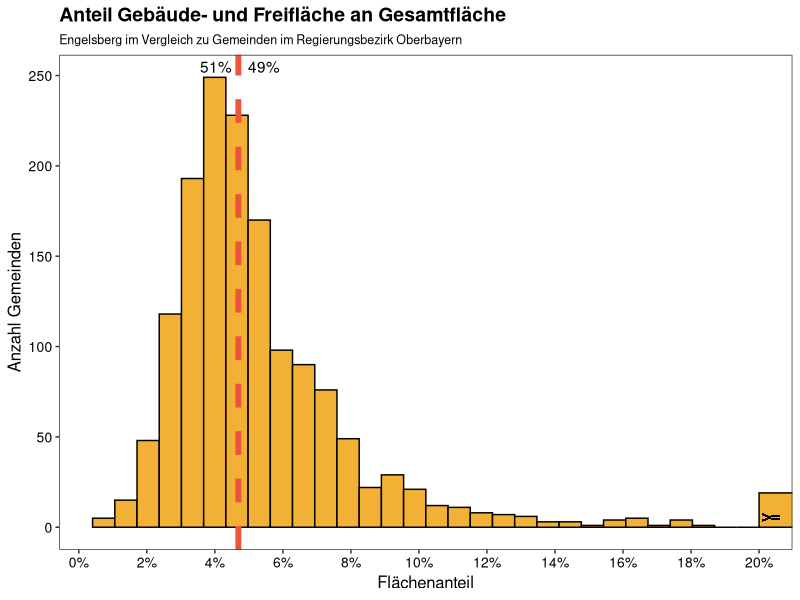
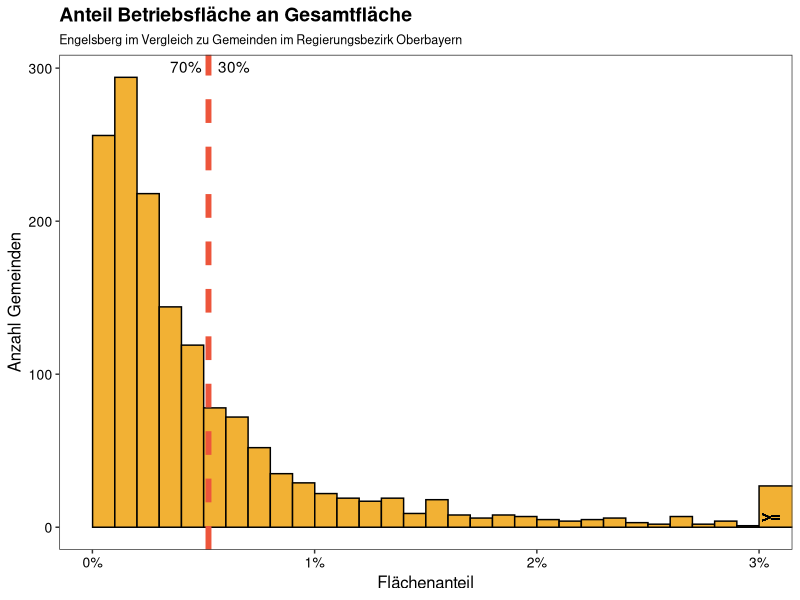
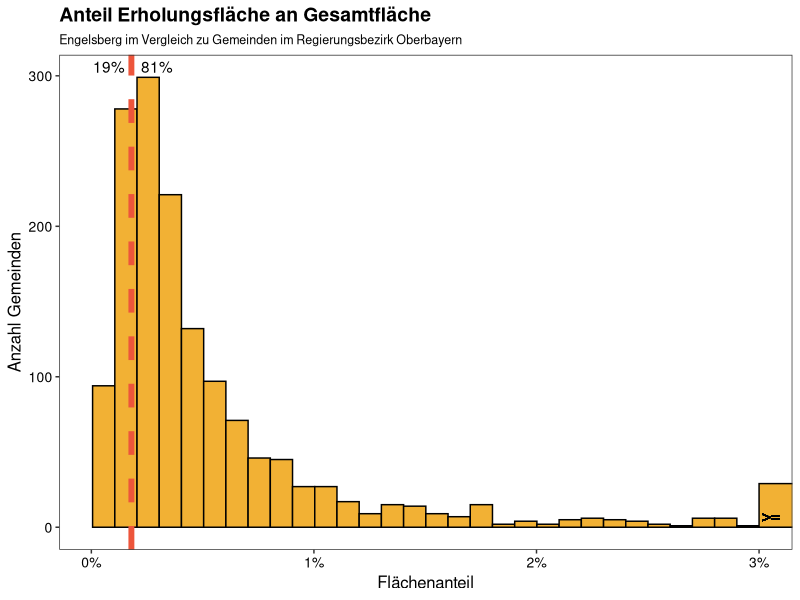
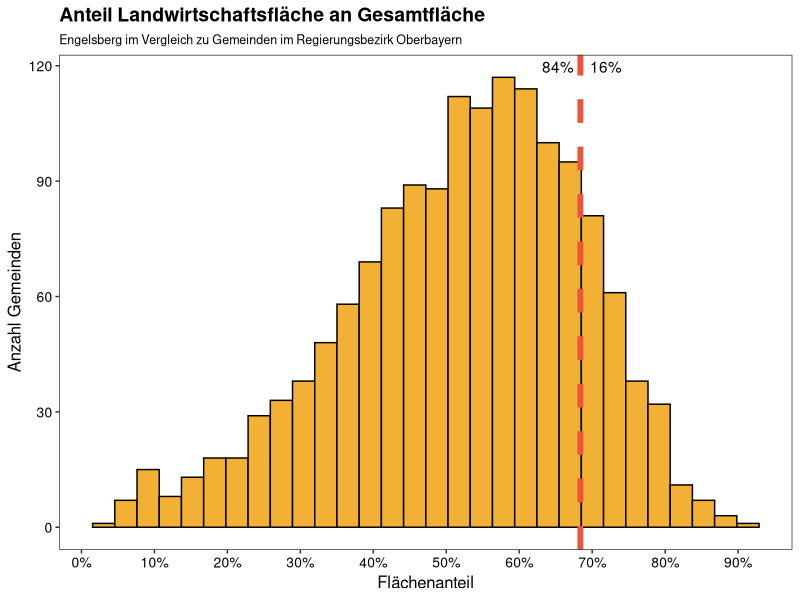
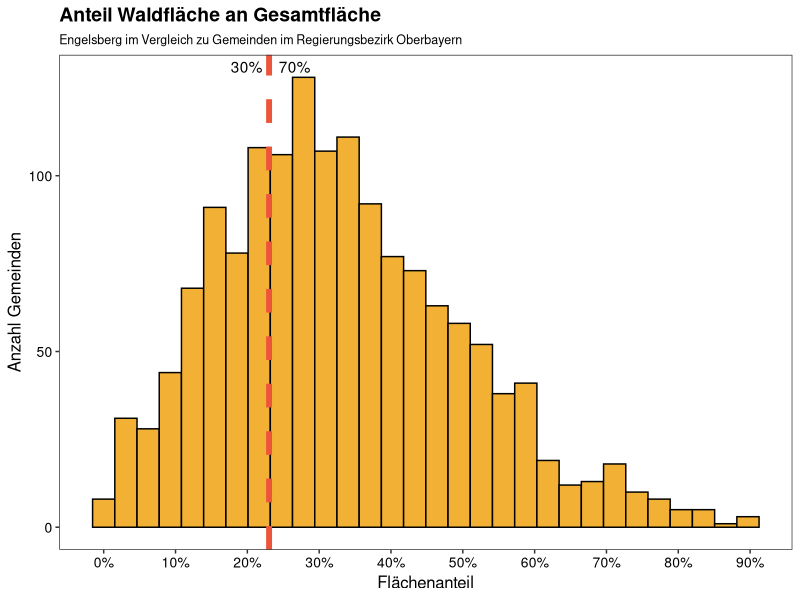
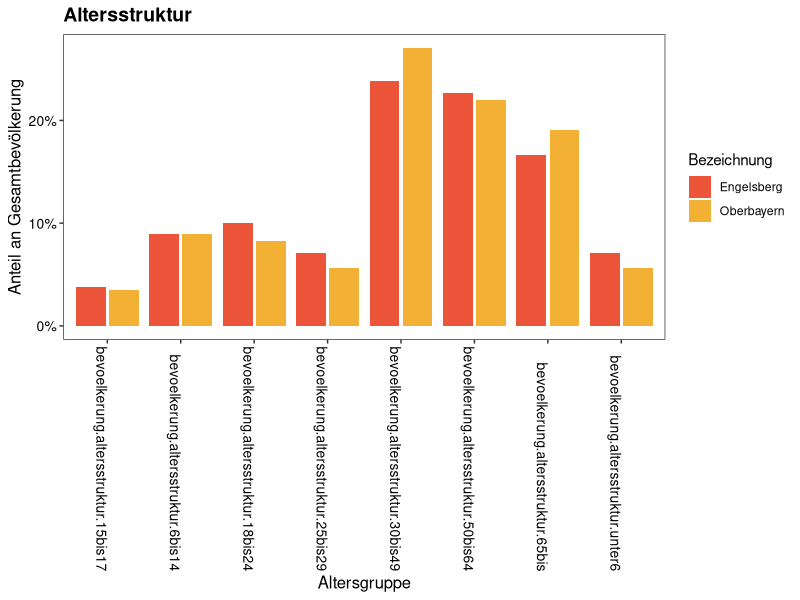
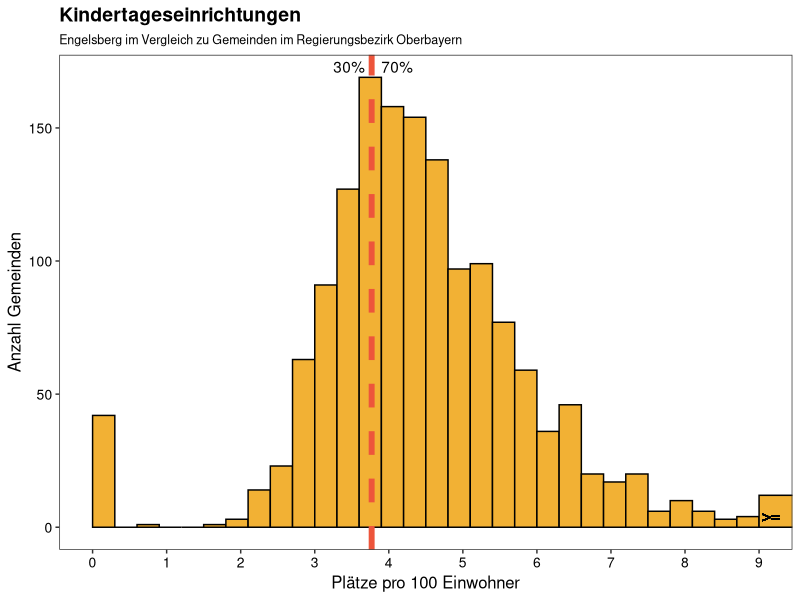
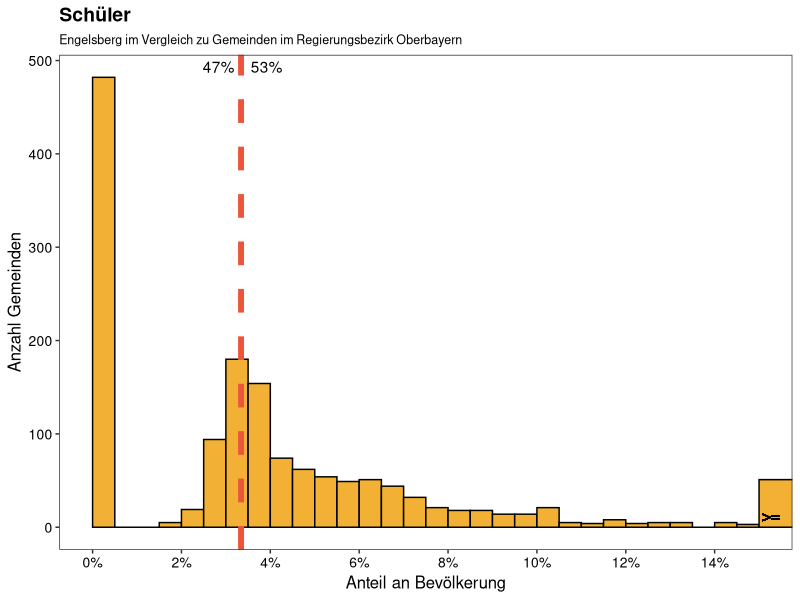

Here is the R script that generated these plots, in order:
### THIS IS FOR POPULATION FILTERED ANALYSIS

# Libraries ---------------------------------------------------------------
library(dplyr)
library(tidyr)
library(ggplot2)

# Load and clean data -----------------------------------------------------
raw_data = read.csv('GDH2016_Daten_xlsx.csv', sep=';', stringsAsFactors = F)
colnames(raw_data)[2:4] = c('Regional.Schluessel', 'Gemeinde.Schluessel.Nr', 'Vgem.Schluessel')
data = raw_data[!is.na(raw_data$Gemeinde.Schluessel.Nr) & raw_data$Bezeichnung != "Gemeindefreie Gebiete", ]

rm(raw_data)

# Convert non-alphanumeric values to NA
data[data == '•'] = NA

# Load column names and insert them into data. Filter. Numerize -----------
headers = read.csv('spaltennr_labels.csv', sep=',', header = F, stringsAsFactors = F)
COLLABELS = as.list(headers[2, ])
names(COLLABELS) = as.character(headers[2, ])
colnames(data)[startsWith(colnames(data), 'Spalte')] <- COLLABELS

# Filter variables
vars = headers[3, ] %>% as.numeric() %>% as.logical()
vars = COLLABELS[vars] %>% as.character()
data = data %>%
  select(c("Laufende.Nummer", "Regional.Schluessel", "Gemeinde.Schluessel.Nr", "Bezeichnung", vars))

# Numerize
for(var in vars) {
  data[, var] <- as.numeric(data[, var])
}

collabels = COLLABELS %>% as.character()


# Add information about regions -------------------------------------------
# Regierungsbezirke
data$Regierungsbezirk = data$Regional.Schluessel %>%
  substr(1, 2) %>%
  sapply(function(schl) {
    switch(schl,
           "91" = "Oberbayern",
           "92" = "Niederbayern",
           "93" = "Oberpfalz",
           "94" = "Oberfranken",
           "95" = "Mittelfranken",
           "96" = "Unterfranken",
           "97" = "Schwaben")
  })

# Landkreise
reg_gemeinden <- read.csv('./reginalschl_gemeinden.csv', sep=';', stringsAsFactors = F)
reg_kreis <- reg_gemeinden %>%
  filter(!is.na(rs_kreis) & is.na(rs_vb)) %>%
  mutate(rs_rb_kreis = paste(rs_rb, rs_kreis, sep='')) %>%
  select(rs_gemeindename, rs_rb_kreis)

get_lk_by_regschl <- function(regschl) {
  reg_kreis %>%
    filter(rs_rb_kreis == substr(regschl, 2, 4)) %>%
    select(rs_gemeindename) %>%
    as.list() %>%
    as.character()
}

data$Landkreis <- data$Regional.Schluessel %>%
  sapply(get_lk_by_regschl)




# SETTINGS ----------------------------------------------------------------
HIGHLIGHT = "Engelsberg"
REGIERUNGSBEZIRK = "Oberbayern"
LANDKREIS = NULL # set to NULL to use REGIERUNGSBEZIRK instead

FILTER_MAXIMUM_POPULATION = 5000

data.filtered = data %>%
  filter(
    if(is.null(LANDKREIS)) {
      Regierungsbezirk == REGIERUNGSBEZIRK
    } else {
      Landkreis == LANDKREIS
    }
  )
plot.subtitle = paste0(HIGHLIGHT, " im Vergleich zu Gemeinden im ", ifelse(is.null(LANDKREIS), paste0("Regierungsbezirk ", REGIERUNGSBEZIRK), paste0("Landkreis ", LANDKREIS)))

data.filtered.pre_maxpop = data.filtered
if(is.numeric(FILTER_MAXIMUM_POPULATION)) {
  data.filtered = data[data$bevoelkerung.insgesamt <= FILTER_MAXIMUM_POPULATION, ]
  dim(data.filtered)
}

COMPARISON.COLOR = "#F2B134"
HIGHLIGHT.COLOR = "#ED553B"

SAVE.PLOTS = T
PLOT.HEIGHT=4.7
if(is.numeric(FILTER_MAXIMUM_POPULATION)) {
  PLOT.FOLDER = paste0('plots_oberbayern_MAXPOP', FILTER_MAXIMUM_POPULATION, '/')
  dir.create(PLOT.FOLDER)
} else {
  PLOT.FOLDER = 'plots_oberbayern/'
}

# Prepare Plots -----------------------------------------------------------
std.plot = function(var.name, plot.title, xlab = var.name, d = data.filtered, lower_break = NULL, upper_break = NULL, binsize = 30, percent = F, x.ticks.n = 8, plot.folder = PLOT.FOLDER) {
  min.val = min(d[, var.name], na.rm = T)
  max.val = max(d[, var.name], na.rm = T)
  breaks = if(is.null(lower_break) & !is.null(upper_break)) {
    c(seq(min.val, upper_break, (upper_break-min.val)/binsize), max.val)
  } else if(!is.null(lower_break) & is.null(upper_break)) {
    c(min.val, seq(lower_break, max.val, (max.val-lower_break)/binsize))
  } else if(!is.null(lower_break) & !is.null(upper_break)) {
    c(min.val, seq(lower_break, upper_break, (upper_break-lower_break)/binsize), max.val)
  } else {
    NULL
  }
  
  highlight.x = d %>%
    filter(Bezeichnung == HIGHLIGHT) %>%
    select_(var.name) %>%
    as.numeric()
  
  x = d %>%
    select_(var.name) %>%
    .[[1]]
  
  upper_break.y = if(!is.null(upper_break)) sum(x >= upper_break) else NULL
  
  print(sum(x < highlight.x, na.rm = T)/length(x))
  
  percent.lower = scales::percent(sum(x < highlight.x, na.rm = T)/length(x), accuracy = 1)
  percent.greater = scales::percent(sum(x > highlight.x, na.rm = T)/length(x), accuracy = 1)
  
  plt = d %>%
    ggplot(aes_string(x = var.name)) +
    geom_histogram(breaks = breaks, color='black', fill = COMPARISON.COLOR) +
    { if(is.null(lower_break) & !is.null(upper_break)) coord_cartesian(xlim = c(min.val, upper_break)) } +
    { if(!is.null(lower_break) & is.null(upper_break)) coord_cartesian(xlim = c(lower_break, max.val)) } +
    { if(!is.null(lower_break) & !is.null(upper_break)) coord_cartesian(xlim = c(lower_break, upper_break)) } +
    { if(!is.null(upper_break)) geom_text(x = upper_break, y = 0, hjust = -.15, vjust = -.5, size = 4, label = '>=') } + # paste0('>= ', if(!percent) upper_break else scales::percent(upper_break))
    { if(!is.null(lower_break)) geom_text(x = lower_break, y = 0, hjust = 1.1, vjust = -.5, size = 4, label = '<=') } +
    # geom_text(x = highlight.x, y = 0, vjust = -37, hjust = 1.2, label = percent.lower) +
    # geom_text(x = highlight.x, y = 0, vjust = -37, hjust = -.3, label = percent.greater) +
    annotate("text", x = highlight.x, y = Inf, vjust = 1.5, hjust = 1.2, label = percent.lower) + # vjust = -43.4
    annotate("text", x = highlight.x, y = Inf, vjust = 1.5, hjust = -.3, label = percent.greater) +
    # geom_segment(x = highlight.x, y = 0, xend = highlight.x-1, yend = 0, arrow = arrow(length = unit(0.5, "cm"))) +
    geom_vline(xintercept = highlight.x, linetype = 'dashed', col=HIGHLIGHT.COLOR, size = 2) +
    ggtitle(plot.title, plot.subtitle) +
    scale_x_continuous(breaks = unique(sort(c(pretty(if(is.null(upper_break)) x else x[x <= upper_break], n = x.ticks.n), round(highlight.x)))), labels = if(percent == T) scales::percent(accuracy = 1, unique(c(pretty(if(is.null(upper_break)) x else x[x <= upper_break], n = x.ticks.n), round(highlight.x)))) else waiver()) +
    ylab("Anzahl Gemeinden") +
    xlab(xlab) +
    theme_bw() +
    theme(panel.grid.major = element_blank(), panel.grid.minor = element_blank(),
          axis.text = element_text(colour = 'black', size = '10'),
          axis.title = element_text(color = 'black', size = '12'),
          plot.title = element_text(size = 14, face = 'bold'),
          plot.subtitle = element_text(size = 9))
  
  if(SAVE.PLOTS) {
    ggsave(filename = paste0(PLOT.FOLDER, var.name, ".pdf"), plot = plt, device = cairo_pdf, height = PLOT.HEIGHT)
  } else {
    return(plt)
  }
}


# Flächen - Fläche gesamt is in km2, Fläche.davon is in ha
data.flaechen = data.filtered %>%
  mutate(gebfreifl.rel = gebiet.davon.geb.und.freiflaeche*0.01/gebiet.flaeche.gesamt,
         betrfl.rel = gebiet.davon.bietriebsflaeche*0.01/gebiet.flaeche.gesamt,
         erholfl.rel = gebiet.davon.erholung*0.01/gebiet.flaeche.gesamt,
         landwfl.rel = gebiet.davon.landwirtschaft*0.01/gebiet.flaeche.gesamt,
         waldfl.rel = gebiet.davon.wald*0.01/gebiet.flaeche.gesamt)

# Altersstruktur
vars.altersstruktur = collabels[collabels %>% startsWith("bevoelkerung.altersstruktur")]
vars.altersstruktur.rel = sapply(vars.altersstruktur, paste, ".rel", sep='')
for(altersgruppe in vars.altersstruktur) {
  data[, paste0(altersgruppe, ".rel")] = data[, altersgruppe]/rowSums(data[, vars.altersstruktur])
}

bayern.altersstruktur.rel = data %>%
  select(vars.altersstruktur.rel) %>%
  colMeans() %>%
  append(c(Bezeichnung = "Bayern"), .)
oberbayern.altersstruktur.rel = data %>%
  filter(Regierungsbezirk == "Oberbayern") %>%
  select(vars.altersstruktur.rel) %>%
  colMeans() %>%
  append(c(Bezeichnung = "Oberbayern"), .)
traunstein.altersstruktur.rel = data %>%
  filter(Landkreis == "Traunstein") %>%
  select(vars.altersstruktur.rel) %>%
  colMeans() %>%
  append(c(Bezeichnung = "LK Traunstein"), .)

if(is.numeric(FILTER_MAXIMUM_POPULATION)) {
  data.altersstruktur = data[data$bevoelkerung.insgesamt <= FILTER_MAXIMUM_POPULATION, ]
} else {
  data.altersstruktur = data
}
data.altersstruktur = data %>%
  filter(Bezeichnung == "Engelsberg") %>%
  select(c("Bezeichnung", vars.altersstruktur.rel)) %>%
  rbind(bayern.altersstruktur.rel, oberbayern.altersstruktur.rel, traunstein.altersstruktur.rel)

data.altersstruktur[, colnames(data.altersstruktur) != "Bezeichnung"] = data.altersstruktur[, colnames(data.altersstruktur) != "Bezeichnung"] %>%
  sapply(as.numeric)

data.altersstruktur = data.altersstruktur %>%
  gather("Gruppe", "Anteil", -Bezeichnung) %>%
  # filter(Bezeichnung %in% c("Engelsberg", "Bayern")) %>%
  mutate(Gruppe = replace(Gruppe, Gruppe == "bevoelkerung.altersstruktur.unter6.rel", "< 6")) %>%
  mutate(Gruppe = replace(Gruppe, Gruppe == "bevoelkerung.altersstruktur.6bis14.rel", "6-14")) %>%
  mutate(Gruppe = replace(Gruppe, Gruppe == "bevoelkerung.altersstruktur.15bis17.rel", "15-17")) %>%
  mutate(Gruppe = replace(Gruppe, Gruppe == "bevoelkerung.altersstruktur.18bis24.rel", "18-24")) %>%
  mutate(Gruppe = replace(Gruppe, Gruppe == "bevoelkerung.altersstruktur.25bis29.rel", "25-29")) %>%
  mutate(Gruppe = replace(Gruppe, Gruppe == "bevoelkerung.altersstruktur.30bis49.rel", "30-49")) %>%
  mutate(Gruppe = replace(Gruppe, Gruppe == "bevoelkerung.altersstruktur.50bis64.rel", "50-64")) %>%
  mutate(Gruppe = replace(Gruppe, Gruppe == "bevoelkerung.altersstruktur.65bis.rel", "ab 65"))

data.altersstruktur$Gruppe = factor(data.altersstruktur$Gruppe)
data.altersstruktur$Gruppe = factor(data.altersstruktur$Gruppe, levels(data.altersstruktur$Gruppe)[c(1,7,2:6,8)])

# Kinderbetreuungsplätze pro 100 Einwohner
data.kinderbetr = data.filtered %>%
  mutate(bildung.kindertages.plaetze.pro100 = bildung.kindertages.plaetze/bevoelkerung.insgesamt*100)

# Schüler, relativ zu Bevölkerung
data.schueler = data.filtered %>%
  mutate(schueler.insg.rel = (bildung.grundmittelhauptschulen.schueler +
                                bildung.realschulen.schueler +
                                bildung.gymnasien.schueler +
                                bildung.gymnasien.schueler)/bevoelkerung.insgesamt)

# Sozialhilfeempfänger
data.sozhilfe = data.filtered %>%
  mutate_all(funs(replace(., is.na(.), 0))) %>%
  mutate(sozialhilfe_empf.insg.rel = (sozialhilfe_empf.kapitel3 + sozialhilfe_empf.kapitel4 + sozialhilfe_empf.kapitel5bis9) /bevoelkerung.insgesamt)

# Bevölkerungsveränderung: in Prozent hinterlegt
# data$bevoelkerung.veraenderung.vs.1987 = data$bevoelkerung.veraenderung.vs.1987/100
# data$bevoelkerung.veraenderung.vs.2011 = data$bevoelkerung.veraenderung.vs.2011/100

# Anteil Pendler an Beschäftigten am Wohnort: in Prozent hinterlegt
data$erwerb.sozialverspfl_beschaeftigte_am_wohnort.darunter_auspendler.prozent = data$erwerb.sozialverspfl_beschaeftigte_am_wohnort.darunter_auspendler.prozent/100
data$erwerb.sozialverspfl_beschaeftigte_am_arbeitsort.darunter_einpendler.prozent = data$erwerb.sozialverspfl_beschaeftigte_am_arbeitsort.darunter_einpendler.prozent/100




# Plots: Compare with Oberbayern ------------------------------------------
# Flächen
std.plot(d = data.flaechen, "gebfreifl.rel", plot.title = "Anteil Gebäude- und Freifläche an Gesamtfläche", xlab = "Flächenanteil",  percent = T, upper_break = 0.2)
std.plot(d = data.flaechen, "betrfl.rel", plot.title = "Anteil Betriebsfläche an Gesamtfläche", xlab = "Flächenanteil",  percent = T, upper_break = 0.03, x.ticks.n = 4)
std.plot(d = data.flaechen, "erholfl.rel", plot.title = "Anteil Erholungsfläche an Gesamtfläche", xlab = "Flächenanteil",  percent = T, upper_break = 0.03, x.ticks.n = 4)
std.plot(d = data.flaechen, "landwfl.rel", plot.title = "Anteil Landwirtschaftsfläche an Gesamtfläche", xlab = "Flächenanteil",  percent = T)
std.plot(d = data.flaechen, "waldfl.rel", plot.title = "Anteil Waldfläche an Gesamtfläche", xlab = "Flächenanteil",  percent = T)

# Altersstruktur
# altersstruktur.plt = data.altersstruktur %>%
#   filter(Bezeichnung == "Engelsberg") %>%
#   ggplot(aes(x = Gruppe, y = Anteil)) +
#   geom_bar(stat = 'identity', color='black', fill='#F2B134') +
#   geom_point(data = data.altersstruktur %>% filter(Bezeichnung == "LK Traunstein"), aes(group = 1, color = "blue")) +
#   geom_point(data = data.altersstruktur %>% filter(Bezeichnung == "Oberbayern"), aes(group = 1, color = "red")) +
#   geom_point(data = data.altersstruktur %>% filter(Bezeichnung == "Bayern"), aes(group = 1, color = "green")) +
#   guides(color=guide_legend(title="Vergleichsgruppen")) +
#   # scale_colour_manual(name = 'Vergleichswerte', values = c('blue' = 'blue', 'red' = 'red', 'green' = 'green'), labels = c('LK Traunstein', 'Oberbayern', 'Bayern')) +
#   scale_color_brewer(palette = 'Set1', labels = c('LK Traunstein', 'Oberbayern', 'Bayern')) +
#   scale_y_continuous(labels = scales::percent) +
#   xlab("Altersgruppe") +
#   ylab("Anteil an Gesamtbevölkerung") +
#   theme_bw() +
#   theme(panel.grid.major = element_blank(), panel.grid.minor = element_blank(),
#         axis.text = element_text(colour = 'black', size = '10'),
#         axis.title = element_text(color = 'black', size = '12'),
#         plot.title = element_text(size = 17, face = 'bold'),
#         plot.subtitle = element_text(size = 12)) +
#   ggtitle("Altersstruktur")
# if(SAVE.PLOTS) ggsave(filename = paste0(PLOT.FOLDER, "altersstruktur.pdf"), plot = altersstruktur.plt, device = "pdf") else altersstruktur.plt

altersstruktur.plt = data.altersstruktur %>%
  filter(Bezeichnung %in% c("Engelsberg", "Oberbayern")) %>%
  ggplot(aes(x = Gruppe, y = Anteil)) +
  geom_bar(aes(fill = Bezeichnung), stat = 'identity', position = position_dodge2()) +
  # geom_point(data = data.altersstruktur %>% filter(Bezeichnung == "LK Traunstein"), aes(group = 1, color = "blue")) +
  # geom_point(data = data.altersstruktur %>% filter(Bezeichnung == "Oberbayern"), aes(group = 1, color = "red")) +
  # geom_point(data = data.altersstruktur %>% filter(Bezeichnung == "Bayern"), aes(group = 1, color = "green")) +
  guides(color=guide_legend(title="Vergleichsgruppen")) +
  # scale_colour_manual(name = 'Vergleichswerte', values = c('blue' = 'blue', 'red' = 'red', 'green' = 'green'), labels = c('LK Traunstein', 'Oberbayern', 'Bayern')) +
  # scale_color_brewer(palette = 'Set1', labels = c('LK Traunstein', 'Oberbayern', 'Bayern')) +
  scale_fill_manual(values = c(HIGHLIGHT.COLOR, COMPARISON.COLOR)) +
  scale_y_continuous(labels = scales::percent) +
  xlab("Altersgruppe") +
  ylab("Anteil an Gesamtbevölkerung") +
  theme_bw() +
  theme(panel.grid.major = element_blank(), panel.grid.minor = element_blank(),
        axis.text = element_text(colour = 'black', size = '10'),
        axis.text.x = element_text(angle = -90, hjust = 1, colour = 'black', size = '10'),
        axis.title = element_text(color = 'black', size = '12'),
        plot.title = element_text(size = 14, face = 'bold'),
        plot.subtitle = element_text(size = 9)) +
  ggtitle("Altersstruktur")
if(SAVE.PLOTS) ggsave(filename = paste0(PLOT.FOLDER, "altersstruktur.pdf"), plot = altersstruktur.plt, device = "pdf", height = PLOT.HEIGHT) else altersstruktur.plt

# Kinderbetreuungsplätze
std.plot(d = data.kinderbetr, "bildung.kindertages.plaetze.pro100", "Kindertageseinrichtungen", xlab = "Plätze pro 100 Einwohner", upper_break = 9)

# Schüler
std.plot(d = data.schueler, "schueler.insg.rel", "Schüler", xlab = "Anteil an Bevölkerung", percent = T, upper_break = 0.15)

# Sozialhilfeempfänger
std.plot(d = data.sozhilfe, "sozialhilfe_empf.insg.rel", "Sozialhilfeempfänger (SGB XII Kap. 3-9)", xlab = "Anteil an Bevölkerung", upper_break = 0.08, percent = T)

# Bevölkerung
std.plot(d = data.filtered.pre_maxpop, COLLABELS$bevoelkerung.insgesamt, plot.title = "Bevölkerung 2015", xlab = "Bevölkerung", upper_break = 30000)

# Bevölkerungszuabnahme 2015 vs 1987/2011
std.plot(COLLABELS$bevoelkerung.veraenderung.vs.1987, plot.title = "Bevölkerungsveränderung im Vgl. zu 1987", xlab = "Veränderung in %", x.ticks.n = 4, percent = F)
std.plot(COLLABELS$bevoelkerung.veraenderung.vs.2011, plot.title = "Bevölkerungsveränderung im Vgl. zu 2011", xlab = "Veränderung in %", percent = F)

# Bevölkerungsdichte
std.plot(COLLABELS$bevoelkerung.je_km2, plot.title = "Bevölkerungsdichte", xlab = "Einwohner je km²", upper_break = 600, x.ticks.n = 6)

# Bevölkerungsbewegung Zugezogene
std.plot(COLLABELS$bevoelkerung.bewegung.zugezogene, "Bevölkerungsbewegung: Zugezogene (2015)", xlab = "Anzahl Zugezogener", upper_break = 600)
std.plot(COLLABELS$bevoelkerung.bewegung.fortgezogene, "Bevölkerungsbewegung: Fortgezogene (2015)", xlab = "Anzahl Fortgezogener", upper_break = 600, x.ticks.n = 6)
std.plot(COLLABELS$bevoelkerung.bewegung.wanderungsgewinn, "Bevölkerungsbew.: Wanderungsgewinn (2015)", xlab = "Wanderungsgewinn", upper_break = 150)

# Beschäftigte
std.plot(COLLABELS$erwerb.sozialverspfl_beschaeftigte_am_arbeitsort.insgesamt, "Beschäftigte am Arbeitsort", xlab = "Anzahl Beschäftigter", upper_break = 2000, x.ticks.n = 6)
std.plot(COLLABELS$erwerb.sozialverspfl_beschaeftigte_am_wohnort.darunter_auspendler.prozent, "Beschäftigte am Wohnort, darunter Auspendler", xlab = "Anteil Auspendler in %", lower_break = 60, percent = F, x.ticks.n = 2)
std.plot(COLLABELS$erwerb.sozialverspfl_beschaeftigte_am_arbeitsort.darunter_einpendler.prozent, "Beschäftigte am Arbeitsort, darunter Einpendler", xlab = "Anteil Einpendler in %", percent = F)
std.plot(COLLABELS$erwerb.pendlersaldo, "Pendlersaldo", xlab = "Pendlersaldo", lower_break = -1500, upper_break = 1000)

# Landwirtschaft
std.plot(COLLABELS$landforst.betriebe_von_flaeche_ha.insgesamt, "Land- und forstwirtschaftliche Betriebe", xlab = "Anzahl Betriebe", upper_break = 140, x.ticks.n = 3)

# Wasser pro Kopf Verbrauch
std.plot(COLLABELS$umwelt.wasser_pro_kopf_verbrauch, "Wasserverbrauch", xlab = "Liter pro Person", upper_break = 190)

# Wohnungen
std.plot(COLLABELS$bauwohn.baugenehmigungen.wohnungen, "Erteilte Baugenehmigungen: Wohnungen (2015)", xlab = "Anzahl", lower_break = -1, upper_break = 60)
std.plot(COLLABELS$bauwohn.bestand_wohnungen.insgesamt, "Wohnungsbestand", xlab = "Anzahl", upper_break = 2500, x.ticks.n = 6)

# Finanzen
std.plot(COLLABELS$lohneinksteuer.gesamtbetrag_einkuenfte.insgesamt, "Lohn- und Eink.-St.: Gesamtbetrag der Einkünfte", xlab = "in 1000€", upper_break = 100000, x.ticks.n = 3)
std.plot(COLLABELS$lohneinksteuer.gesamtbetrag_einkuenfte.je_steuerpfl, "Lohn- und Eink.-St.: Einkünfte je Steuerpflichtiger", xlab = "in 1000€", upper_break = 60000, x.ticks.n = 2)
std.plot(COLLABELS$lohneinksteuer.bruttolohn.je_arbeitnehmer, "Lohn- und Eink.-St.: Bruttolohn je Arbeitnehmer", xlab = "in €", upper_break = 40000, x.ticks.n = 3)
std.plot(COLLABELS$kommunale_finanzen.gemeindesteuereinnahmen.insgesamt, "Gemeindesteuereinnahmen: insgesamt", xlab = "in 1000€", upper_break = 7000, x.ticks.n = 2)
std.plot(COLLABELS$kommunale_finanzen.steuereinnahmen_insgesamt, "Steuereinnahmen: insgesamt", xlab = "in € je Einwohner", upper_break = 2500, x.ticks.n = 2)
std.plot(COLLABELS$kommunale_finanzen.realsteueraufbringungskraft, "Realsteueraufbringungskraft", xlab = "in € je Einwohner", upper_break = 3000, x.ticks.n = 2)
std.plot(COLLABELS$kommunale_finanzen.steuereinnahmekraft.je_einwohner, "Steuereinnahmekraft", xlab = "in € je Einwohner", upper_break = 2500)
std.plot(COLLABELS$kommunale_finanzen.gemeindesteuereinnahmen.darunter.grundsteuer.a, plot.title = "Gemeindesteuereinnahmen: Grundsteuer A", xlab = "in 1000€", upper_break = 120)
std.plot(COLLABELS$kommunale_finanzen.gemeindesteuereinnahmen.darunter.grundsteuer.b, plot.title = "Gemeindesteuereinnahmen: Grundsteuer B", xlab = "in 1000€", upper_break = 700)


